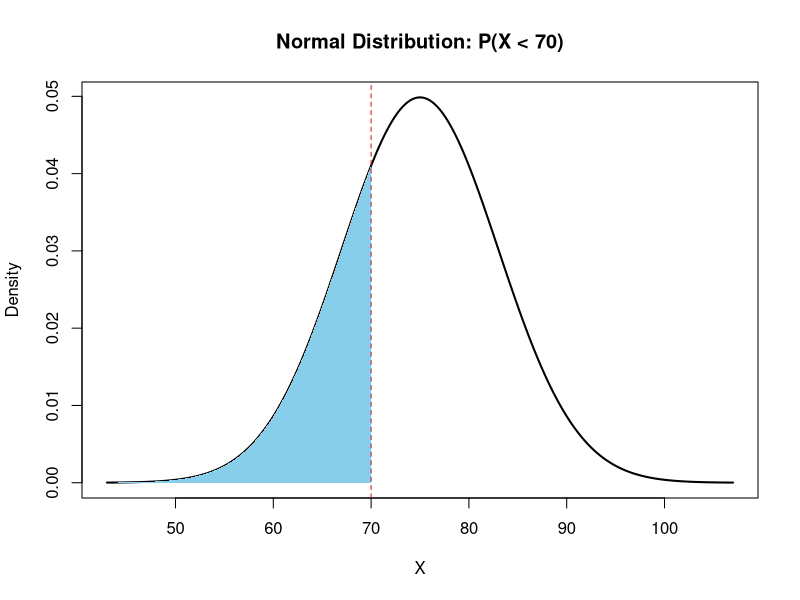
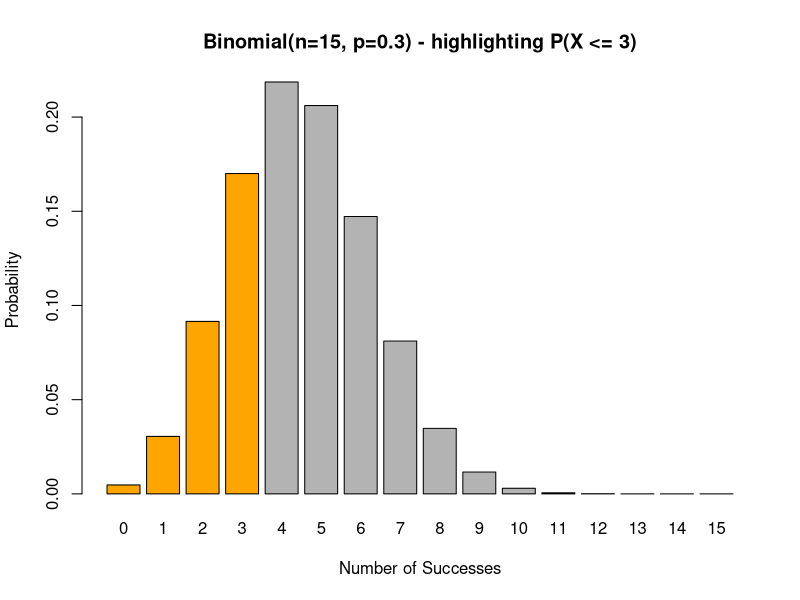

Here is the R script that generated these plots, in order:
# Adds visualization to Chapter 5: continuousprob.r and discreteprob.r
# compute probabilities as numbers (via pnorm, dbinom, etc.) but never
# show the distribution shape or which region a probability corresponds
# to - usually the most useful part for building intuition.

# --- continuous example: shade the area under a normal curve ---
# P(X < 70) for a normal distribution with mean 75, sd 8
mean_val <- 75
sd_val <- 8
x_vals <- seq(mean_val - 4 * sd_val, mean_val + 4 * sd_val, length.out = 300)
y_vals <- dnorm(x_vals, mean = mean_val, sd = sd_val)

plot(x_vals, y_vals, type = "l", lwd = 2, col = "black",
     main = "Normal Distribution: P(X < 70)", xlab = "X", ylab = "Density")

# shade the region below 70 using polygon()
shade_x <- x_vals[x_vals <= 70]
shade_y <- y_vals[x_vals <= 70]
polygon(c(shade_x, 70, min(shade_x)), c(shade_y, 0, 0), col = "skyblue", border = NA)
abline(v = 70, col = "red", lty = 2)

p_below_70 <- pnorm(70, mean = mean_val, sd = sd_val)
cat("P(X < 70) =", round(p_below_70, 4), "\n")

# --- discrete example: bar chart of a binomial probability mass function ---
n <- 15
p <- 0.3
x_binom <- 0:n
probs <- dbinom(x_binom, size = n, prob = p)

bar_colors <- ifelse(x_binom <= 3, "orange", "gray70")  # highlight P(X <= 3)
barplot(probs, names.arg = x_binom, col = bar_colors,
        main = paste0("Binomial(n=", n, ", p=", p, ") - highlighting P(X <= 3)"),
        xlab = "Number of Successes", ylab = "Probability")

p_le_3 <- pbinom(3, size = n, prob = p)
cat("P(X <= 3) =", round(p_le_3, 4), "\n")
